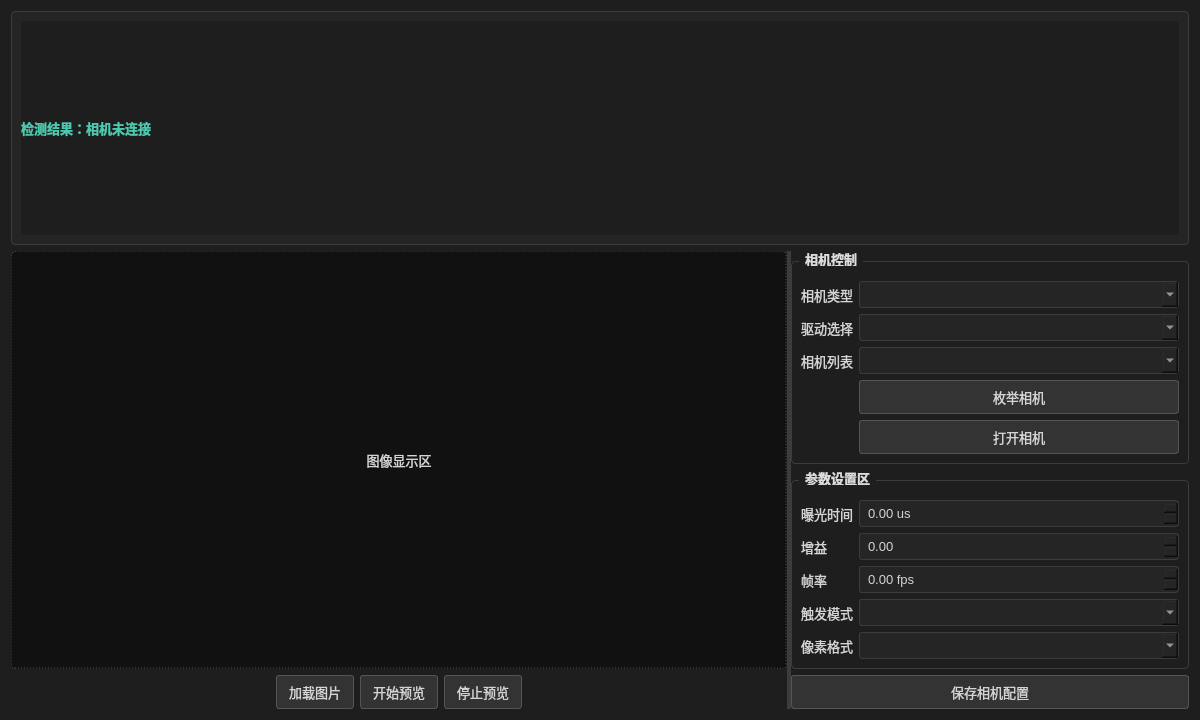
<?xml version="1.0" encoding="UTF-8"?>
<ui version="4.0">
 <class>CameraPage</class>
 <widget class="QWidget" name="CameraPage">
  <property name="geometry"><rect><x>0</x><y>0</y><width>1200</width><height>720</height></rect></property>
  <property name="styleSheet">
   <string notr="true">QWidget { background-color: #1e1e1e; color: #d4d4d4; font-family: "Microsoft YaHei", "Segoe UI"; font-size: 13px; }
QFrame#pageHeader { background-color: #252526; border: 1px solid #3c3c3c; border-radius: 4px; }
QLabel#pageResult { color: #4ec9b0; font-weight: 600; }
QLabel#pageTip { color: #9d9d9d; font-size: 12px; }
QGroupBox { border: 1px solid #3c3c3c; border-radius: 4px; margin-top: 10px; padding-top: 10px; font-weight: 600; }
QGroupBox::title { subcontrol-origin: margin; left: 8px; padding: 0 4px; color: #dcdcdc; }
QPushButton { background-color: #333333; border: 1px solid #555555; border-radius: 3px; padding: 6px 12px; color: #d4d4d4; }
QPushButton:hover { background-color: #3c3c3c; }
QPushButton:checked { background-color: #0e639c; border-color: #007acc; color: #ffffff; }
QLineEdit, QTextEdit, QPlainTextEdit, QComboBox, QSpinBox, QDoubleSpinBox { background-color: #252526; border: 1px solid #3c3c3c; border-radius: 3px; padding: 4px 6px; }
QTableWidget, QTableView { background-color: #252526; alternate-background-color: #2a2a2b; border: 1px solid #3c3c3c; gridline-color: #3c3c3c; }
QHeaderView::section { background-color: #333333; color: #d4d4d4; border: none; border-right: 1px solid #3c3c3c; border-bottom: 1px solid #3c3c3c; padding: 6px; }
QSplitter::handle { background-color: #3c3c3c; }
QSplitter::handle:horizontal { width: 5px; }
QLabel#imageView { background-color: #111111; border: 1px dashed #4a4a4a; border-radius: 4px; }</string>
  </property>
  <layout class="QVBoxLayout" name="verticalLayout">
   <item>
    <widget class="QFrame" name="pageHeader">
     <layout class="QHBoxLayout" name="headerLayout">
      <item><widget class="QLabel" name="pageResult"><property name="text"><string>检测结果：相机未连接</string></property></widget></item>
     </layout>
    </widget>
   </item>
   <item>
    <widget class="QSplitter" name="mainSplitter">
     <property name="orientation"><enum>Qt::Horizontal</enum></property>
     <widget class="QWidget" name="imageArea">
      <layout class="QVBoxLayout" name="imageLayout">
       <item><widget class="QLabel" name="imageView"><property name="text"><string>图像显示区</string></property><property name="alignment"><set>Qt::AlignCenter</set></property></widget></item>
       <item>
        <layout class="QHBoxLayout" name="imageActions">
         <item><spacer name="leftSpacer"><property name="orientation"><enum>Qt::Horizontal</enum></property><property name="sizeHint" stdset="0"><size><width>40</width><height>20</height></size></property></spacer></item>
         <item><widget class="QPushButton" name="loadImageButton"><property name="text"><string>加载图片</string></property></widget></item>
         <item><widget class="QPushButton" name="startPreviewButton"><property name="text"><string>开始预览</string></property></widget></item>
         <item><widget class="QPushButton" name="stopPreviewButton"><property name="text"><string>停止预览</string></property></widget></item>
         <item><spacer name="rightSpacer"><property name="orientation"><enum>Qt::Horizontal</enum></property><property name="sizeHint" stdset="0"><size><width>40</width><height>20</height></size></property></spacer></item>
        </layout>
       </item>
      </layout>
     </widget>
     <widget class="QWidget" name="settingsArea">
      <layout class="QVBoxLayout" name="settingsLayout">
       <item>
        <widget class="QGroupBox" name="cameraControlGroup">
         <property name="title"><string>相机控制</string></property>
         <layout class="QFormLayout" name="cameraControlForm">
          <item row="0" column="0"><widget class="QLabel" name="cameraTypeLabel"><property name="text"><string>相机类型</string></property></widget></item>
          <item row="0" column="1"><widget class="QComboBox" name="cameraTypeCombo"/></item>
          <item row="1" column="0"><widget class="QLabel" name="driverLabel"><property name="text"><string>驱动选择</string></property></widget></item>
          <item row="1" column="1"><widget class="QComboBox" name="driverCombo"/></item>
          <item row="2" column="0"><widget class="QLabel" name="cameraListLabel"><property name="text"><string>相机列表</string></property></widget></item>
          <item row="2" column="1"><widget class="QComboBox" name="cameraListCombo"/></item>
          <item row="3" column="1"><widget class="QPushButton" name="enumerateButton"><property name="text"><string>枚举相机</string></property></widget></item>
          <item row="4" column="1"><widget class="QPushButton" name="openCameraButton"><property name="text"><string>打开相机</string></property><property name="checkable"><bool>true</bool></property></widget></item>
         </layout>
        </widget>
       </item>
       <item>
        <widget class="QGroupBox" name="paramGroup">
         <property name="title"><string>参数设置区</string></property>
         <layout class="QFormLayout" name="paramForm">
          <item row="0" column="0"><widget class="QLabel" name="exposureLabel"><property name="text"><string>曝光时间</string></property></widget></item>
          <item row="0" column="1"><widget class="QDoubleSpinBox" name="exposureSpin"><property name="suffix"><string> us</string></property></widget></item>
          <item row="1" column="0"><widget class="QLabel" name="gainLabel"><property name="text"><string>增益</string></property></widget></item>
          <item row="1" column="1"><widget class="QDoubleSpinBox" name="gainSpin"/></item>
          <item row="2" column="0"><widget class="QLabel" name="frameRateLabel"><property name="text"><string>帧率</string></property></widget></item>
          <item row="2" column="1"><widget class="QDoubleSpinBox" name="frameRateSpin"><property name="suffix"><string> fps</string></property></widget></item>
          <item row="3" column="0"><widget class="QLabel" name="triggerLabel"><property name="text"><string>触发模式</string></property></widget></item>
          <item row="3" column="1"><widget class="QComboBox" name="triggerCombo"/></item>
          <item row="4" column="0"><widget class="QLabel" name="pixelFormatLabel"><property name="text"><string>像素格式</string></property></widget></item>
          <item row="4" column="1"><widget class="QComboBox" name="pixelFormatCombo"/></item>
         </layout>
        </widget>
       </item>
       <item><widget class="QPushButton" name="saveCameraConfigButton"><property name="text"><string>保存相机配置</string></property></widget></item>
      </layout>
     </widget>
    </widget>
   </item>
  </layout>
 </widget>
 <resources/>
 <connections/>
</ui>
